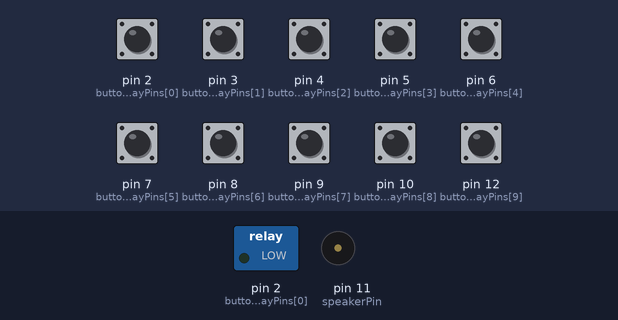
A sketch run on a simulated Arduino Mega 2560, built with avr-gcc and run on an emulated ATmega2560. On the bench: switched loads named in the sketch (green lamp = pin HIGH), buzzer (waves = sounding). The test bench sets the inputs (shaded band); at power-on: pin 2 (buttonRelayPins[0]), pin 3 (buttonRelayPins[1]), pin 4 (buttonRelayPins[2]), pin 5 (buttonRelayPins[3]), pin 6 (buttonRelayPins[4]), pin 7 (buttonRelayPins[5]), pin 8 (buttonRelayPins[6]), pin 9 (buttonRelayPins[7]), pin 10 (buttonRelayPins[8]), pin 12 (buttonRelayPins[9]) HIGH. Random numbers use the default seed unless the sketch sets one.

Above: at 1.5 s.
1.6 s: pin 2 (buttonRelayPins[0]) pulled LOW for 0.15 s
At 2.8 s:
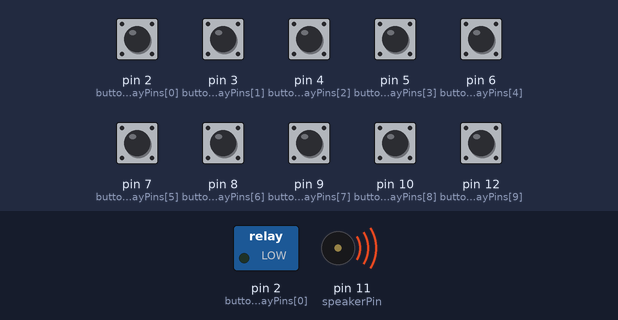
4.5 s: pin 12 (buttonRelayPins[9]) pulled LOW for 0.15 s
At 6.8 s:
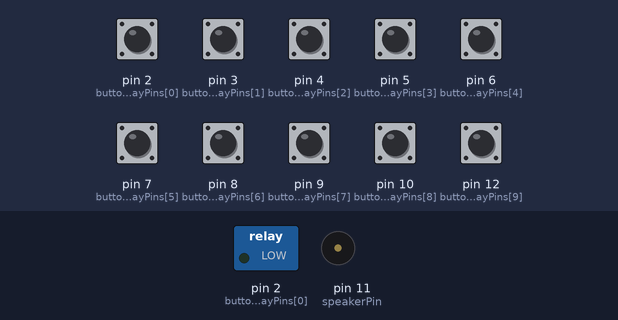
7.6 s: pin 3 (buttonRelayPins[1]) pulled LOW for 0.15 s
9.2 s: pin 4 (buttonRelayPins[2]) pulled LOW for 0.15 s
At 10.4 s:
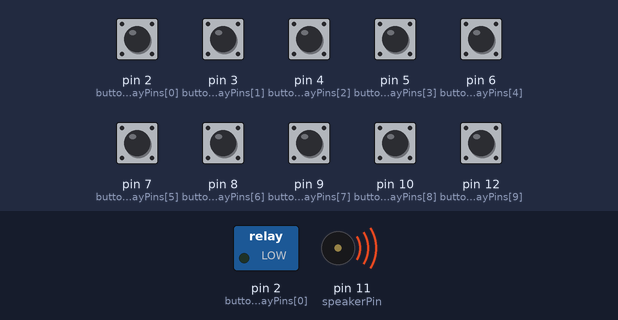
12.1 s: pin 5 (buttonRelayPins[3]) pulled LOW for 0.15 s
At 14.1 s:
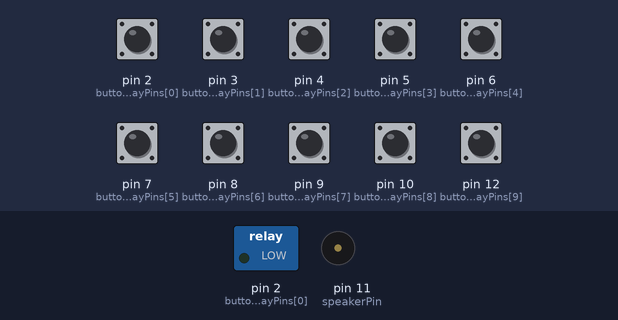
15.0 s: pin 7 (buttonRelayPins[5]) pulled LOW for 0.15 s
At 16.2 s:
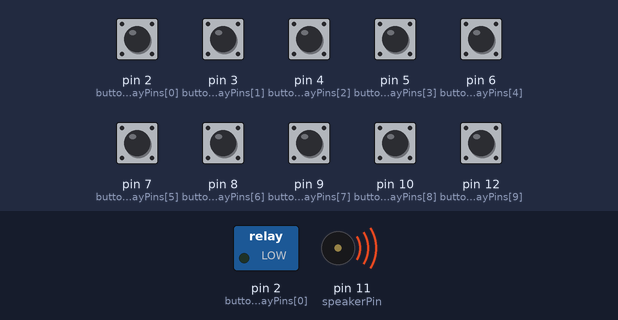
Timing chart, 0 to 18.0 s (numbered marks = the images above; inputs shaded):
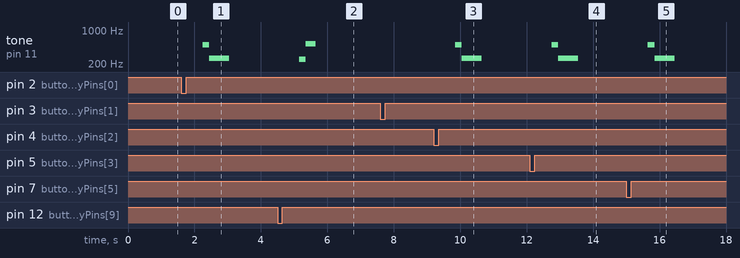

The sketch:

PianoWithSimonSaysWSoundWbuiltInSwitcV2.ino
```cpp
const int buttonRelayPins[] = {2, 3, 4, 5, 6, 7, 8, 9, 10, 12};
const int speakerPin = 11; // Connect a 5V speaker here
const int modeSwitchPin = 23; // Connect a switch here for mode selection
const int maxRounds = 100; // Maximum rounds supported

bool switchModeRequested = false;
unsigned long switchModeStartTime = 0;
const int switchModeHoldTime = 3000; // Hold time in milliseconds (3 seconds)


// make the buttons be both the green buttons, pins unknown
// staet in piano mode

int* sequence;
int* userSequence;
int currentRound = 0;
bool simonSaysMode = true; // Start in Simon Says mode

void setup() {
  for (int i = 0; i < 10; i++) {
    pinMode(buttonRelayPins[i], INPUT_PULLUP);
  }
  pinMode(speakerPin, OUTPUT);
  randomSeed(analogRead(0));
  Serial.begin(9600);
}

void loop() {
  // Detect if buttons 2 and 12 are held simultaneously
  if (digitalRead(buttonRelayPins[0]) == LOW && digitalRead(buttonRelayPins[9]) == LOW) {
    switchModeRequested = true;
    switchModeStartTime = millis();
  }

  if (switchModeRequested && millis() - switchModeStartTime >= switchModeHoldTime) {
    simonSaysMode = !simonSaysMode;
    // resetGame();
    // playModeSwitchAnimation();
    playCircleAnimation();
    switchModeRequested = false;
  }

  if (simonSaysMode) {
    if (currentRound == 0 && sequence == nullptr) {
      sequence = new int[currentRound + 1];
      userSequence = new int[currentRound + 1];
      generateSequence();
      displaySequence();
    }
    getUserInput();
  } else {
    pianoMode();
  }
}


void pianoMode() {
  int notes[] = {262, 294, 330, 349, 392, 440, 494, 523, 587, 659}; // Frequencies for notes C4 to E5
  int buttonPressed = waitForButtonPress();
  tone(speakerPin, notes[buttonPressed], 500); // Play the note for 500 ms
  delay(100); // Add a small delay for better playability
}

void generateSequence() {
  for (int i = 0; i <= currentRound; i++) {
    sequence[i] = random(0, 10);
  }
}

void displaySequence() {
  for (int i = 0; i <= currentRound; i++) {
    turnOnRelay(sequence[i]);
    delay(500);
    turnOffRelay(sequence[i]);
    delay(250);
  }
}

void getUserInput() {
  for (int i = 0; i <= currentRound; i++) {
    int buttonPressed = waitForButtonPress();
    userSequence[i] = buttonPressed;
    turnOnRelay(buttonPressed);
    delay(250);
    turnOffRelay(buttonPressed);
    delay(250);
  }
  checkUserInput();
}

void playSuccessSound() {
  tone(speakerPin, 250);
  delay(200);
  tone(speakerPin, 523);// Play note C5 for 250 ms (Success sound)
  delay(300); // Add a small delay for better playability
  noTone(speakerPin); // Stop the tone
}

void playFailSound() {
  tone(speakerPin, 500);
  delay(200);
  tone(speakerPin, 262); // Play note C4 for 500 ms (Fail sound)
  delay(600); // Add a small delay for better playability
  noTone(speakerPin); // Stop the tone
}

void playRoundStartSound() {
  tone(speakerPin, 440);
  delay(200);
  tone(speakerPin, 250); // Play note A4 for 250 ms (Round start sound)
  delay(300); // Add a small delay for better playability
  noTone(speakerPin); // Stop the tone
}

int waitForButtonPress() {
  int buttonPressed = -1;
  while (buttonPressed == -1) {
    for (int i = 0; i < 10; i++) {
      if (digitalRead(buttonRelayPins[i]) == LOW) {
        buttonPressed = i;
        break;
      }
    }
  }
  while (digitalRead(buttonRelayPins[buttonPressed]) == LOW) {}
  return buttonPressed;
}

void checkUserInput() {
  for (int i = 0; i <= currentRound; i++) {
    if (userSequence[i] != sequence[i]) {
      resetGame();
      playFailSound(); // Play fail sound on incorrect input
      return;
    }
  }
  currentRound++;
  if (currentRound == maxRounds) {
    gameWon();
  } else {
    playSuccessSound(); // Play success sound on correct input
    int* newSequence = new int[currentRound + 1];
    int* newUserSequence = new int[currentRound + 1];
    memcpy(newSequence, sequence, currentRound * sizeof(int));
    memcpy(newUserSequence, userSequence, currentRound * sizeof(int));
    delete[] sequence;
    delete[] userSequence;
    sequence = newSequence;
    userSequence = newUserSequence;
    generateSequence();
    displaySequence();
  }
}

void turnOnRelay(int relayPin) {
  pinMode(buttonRelayPins[relayPin], OUTPUT);
  digitalWrite(buttonRelayPins[relayPin], LOW);
}

void turnOffRelay(int relayPin) {
  pinMode(buttonRelayPins[relayPin], INPUT_PULLUP);
}

void resetGame() {
  delete[] sequence;
  delete[] userSequence;
  currentRound = 0;
  sequence = nullptr;
  userSequence = nullptr;
}

void playModeSwitchAnimation() {
  int animationDelay = 300;
  for (int i = 0; i < 5; i++) { // Flash 5 times
    turnOnRelay(0);
    turnOnRelay(9);
    delay(animationDelay);
    turnOffRelay(0);
    turnOffRelay(9);
    delay(animationDelay);
  }
  delay(500); // Add a short pause after the animation
}

void playCircleAnimation() {
  int circleDelay = 200;
  for (int i = 0; i < 10; i++) {
      turnOnRelay(buttonRelayPins[i]);
      delay(circleDelay);
  }
  for (int i = 0; i < 10; i++) {
      turnOffRelay(buttonRelayPins[i]);
  }
}


void gameWon() {
  Serial.println("You Win!");
  // Add any additional win actions here
}
```

Measured:
- after the input at 1.6 s, tone on pin 11 (speakerPin): silent → 500 Hz after 0.65 s, → 262 Hz 0.20 s later, → silent 0.60 s later
- after the input at 4.5 s, tone on pin 11 (speakerPin): silent → 250 Hz after 0.65 s, → 523 Hz 0.20 s later, → silent 0.30 s later
- after the input at 9.2 s, tone on pin 11 (speakerPin): silent → 500 Hz after 0.65 s, → 262 Hz 0.20 s later, → silent 0.60 s later
- after the input at 12.1 s, tone on pin 11 (speakerPin): silent → 500 Hz after 0.65 s, → 262 Hz 0.20 s later, → silent 0.60 s later
- after the input at 15.0 s, tone on pin 11 (speakerPin): silent → 500 Hz after 0.65 s, → 262 Hz 0.20 s later, → silent 0.60 s later
